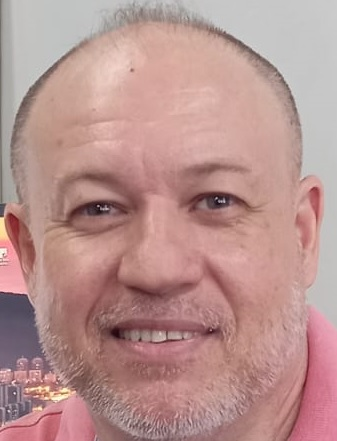
#> input picture fontesImagens/Alexandro_001.jpeg, 337 x 441 px, given in place of the camera
$ python VisaoComputacional_OpenCV_Exemplo_194.py
#> lines starting #> are read from the running program, lines starting #| are printed output that depends on the picture; after the words box and inside, x2 and y2 are one past the last pixel; in counts of white or black regions, pixels touching at a corner belong together
import cv2
import numpy as np

# capturing video through webcam

cap = cv2.VideoCapture(0)
if not cap.isOpened():
    print("Cannot open camera")
    exit()
#cap = cv2.VideoCapture('Video_Curso_004.mp4')
while(1):
    _, img = cap.read()
#> img is the input picture: shape (441, 337, 3); mean B, G, R 143.4, 146.7, 184.7

    # converting frame(img == BGR) to HSV(hue-saturation-value)

    hsv = cv2.cvtColor(img, cv2.COLOR_BGR2HSV)
#> hsv: shape (441, 337, 3); mean H, S, V 33.5, 60.3, 184.9

    # red color

    red_lower = np.array([136,87,111],np.uint8)
    red_upper = np.array([180,255,255],np.uint8)

    # blue color

    blue_lower = np.array([99,115,150],np.uint8)
    blue_upper = np.array([110,255,255],np.uint8)

    # yellow color

    yellow_lower = np.array([23,93,0],np.uint8)
    yellow_upper = np.array([45,255,255],np.uint8)

    # white color

    white_lower = np.array([0,0,200],np.uint8)
    white_upper = np.array([180,20,255],np.uint8)

    # black color

    black_lower = np.array([0,0,0],np.uint8)
    black_upper = np.array([180,255,30],np.uint8)

    # all color together

    red = cv2.inRange(hsv, red_lower, red_upper)
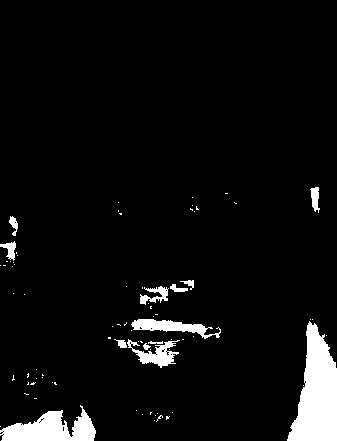
#> red: shape (441, 337); 5.5% white; 78 white regions (65 under 20 px), largest, box (x1, y1, x2, y2) and area: (287, 321, 337, 441) 3738, (0, 405, 96, 441) 1936, (131, 319, 221, 339) 770
    blue = cv2.inRange(hsv, blue_lower, blue_upper)
#> blue: shape (441, 337); every value is 0
    yellow = cv2.inRange(hsv, yellow_lower, yellow_upper)
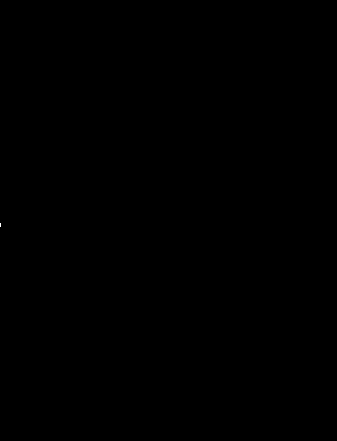
#> yellow: shape (441, 337); 0% white in thin lines or dots, all inside (x1, y1, x2, y2) = (0, 223, 1, 227)
    white = cv2.inRange(hsv, white_lower, white_upper)
#> white: shape (441, 337); 1.9% white; 86 white regions (77 under 20 px), largest, box (x1, y1, x2, y2) and area: (288, 0, 337, 92) 1560, (212, 16, 299, 98) 702, (244, 8, 260, 20) 83
    black = cv2.inRange(hsv, black_lower, black_upper)
#> black: shape (441, 337); 0% white in thin lines or dots, all inside (x1, y1, x2, y2) = (99, 200, 220, 211)

    # Morphological Transform, Dilation

    kernal = np.ones((5, 5), "uint8")

    red = cv2.dilate(red, kernal)
#> red: shape (441, 337); 8.6% white; 27 white regions, largest, box (x1, y1, x2, y2) and area: (285, 317, 337, 441) 4239, (0, 403, 98, 441) 2445, (106, 335, 186, 370) 1537
    res_red = cv2.bitwise_and(img, img, mask = red)
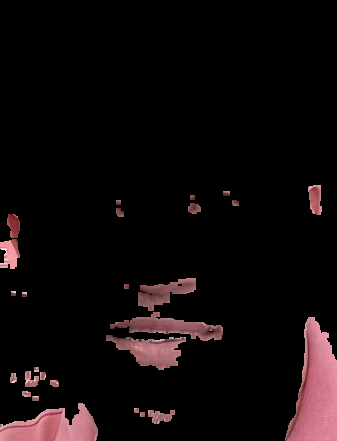
#> res_red: shape (441, 337, 3); mean B, G, R 10.4, 9.6, 15.5

    blue = cv2.dilate(blue, kernal)
    res_blue = cv2.bitwise_and(img, img, mask = blue)
#> res_blue: shape (441, 337, 3); every value is 0

    yellow = cv2.dilate(yellow, kernal)
#> yellow: shape (441, 337); 0.02% white; 1 white region, box (x1, y1, x2, y2) and area: (0, 221, 3, 229) 24
    res_yellow = cv2.bitwise_and(img, img, mask = yellow)

    white = cv2.dilate(white, kernal)
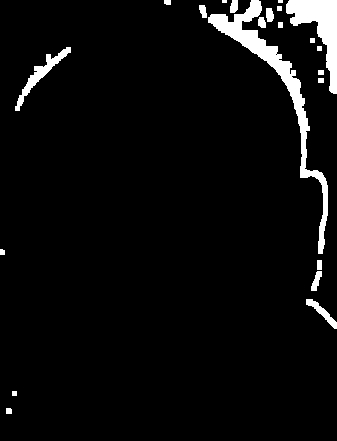
#> white: shape (441, 337); 4.7% white; 22 white regions (2 under 20 px), largest, box (x1, y1, x2, y2) and area: (208, 0, 328, 254) 3303, (286, 0, 337, 94) 1940, (15, 47, 71, 111) 641
    res_white = cv2.bitwise_and(img, img, mask = white)
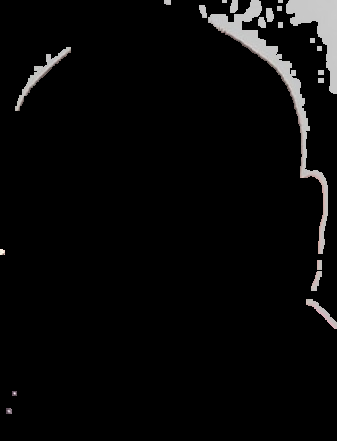
#> res_white: shape (441, 337, 3); mean B, G, R 8.9, 8.9, 9.1

    black = cv2.dilate(black, kernal)
#> black: shape (441, 337); 0.06% white; 2 white regions
    res_black = cv2.bitwise_and(img, img, mask = black)

    # Tracking red
    contours, hierarchy = cv2.findContours(red, cv2.RETR_TREE, cv2.CHAIN_APPROX_SIMPLE)
#> contours = 31 contours, 12 with area under 20; largest, box (x1, y1, x2, y2) and area: (285, 317, 337, 441) 4080, (0, 403, 98, 441) 2312, (106, 335, 186, 370) 1426, (110, 312, 223, 341) 1402, (138, 278, 196, 311) 926
    for pic, contour in enumerate(contours):
        area = cv2.contourArea(contour)
        if(area > 300):
            x, y, w, h = cv2.boundingRect(contour)
            img = cv2.rectangle(img, (x, y), (x + w, y + h), (0, 0, 255), 2)
            cv2.putText(img, "VERMELHO: ", (x, y), cv2.FONT_HERSHEY_SIMPLEX, 0.7, (0, 0, 255))
#> this loop made 31 passes
#> (area, x, y, w, h) on passes 4, 12, 13, 14, 19, 23: (2312, 0, 403, 98, 38), (1426, 106, 335, 80, 35), (4080, 285, 317, 52, 124), (1402.5, 110, 312, 113, 29), (926.5, 138, 278, 58, 33), (383, 0, 239, 20, 30)
#> area on passes 2, 6, 7, 8, 9, 10: 199.5, 36, 42.5, 45.5, 33, 128.5
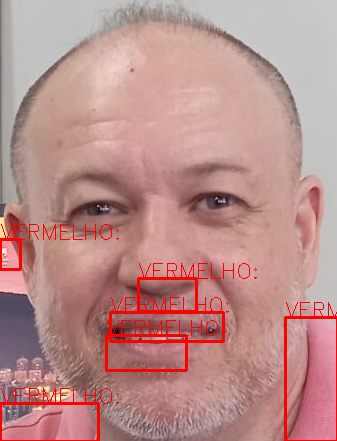
#> img: shape (441, 337, 3); 3.36% of pixels changed, all inside (x1, y1, x2, y2) = (0, 224, 337, 441)

    # Tracking blue
    contours, hierarchy = cv2.findContours(blue, cv2.RETR_TREE, cv2.CHAIN_APPROX_SIMPLE)
#> contours = []
    for pic, contour in enumerate(contours):
        area = cv2.contourArea(contour)
        if(area > 300):
            x, y, w, h = cv2.boundingRect(contour)
            img = cv2.rectangle(img, (x, y), (x + w, y + h), (255, 0, 0), 2)
            cv2.putText(img, "AZUL: ", (x, y), cv2.FONT_HERSHEY_SIMPLEX, 0.7, (255, 0, 0))
#> this loop made 0 passes


    # Tracking yellow
    contours, hierarchy = cv2.findContours(yellow, cv2.RETR_TREE, cv2.CHAIN_APPROX_SIMPLE)
#> contours = [[[0, 221], [0, 228], [2, 228], [2, 221]]]
    for pic, contour in enumerate(contours):
        area = cv2.contourArea(contour)
        if(area > 300):
            x, y, w, h = cv2.boundingRect(contour)
            img = cv2.rectangle(img, (x, y), (x + w, y + h), (0, 255, 0), 2)
            cv2.putText(img, "AMARELO: ", (x, y), cv2.FONT_HERSHEY_SIMPLEX, 1.0, (0, 255, 0))
#> this loop made 1 pass
#> (pic, contour, area) on pass 1: (0, [[0, 221], [0, 228], [2, 228], [2, 221]], 14)

    # Tracking white
    #contours, hierarchy = cv2.findContours(white, cv2.RETR_TREE, cv2.CHAIN_APPROX_SIMPLE)
    contours, hierarchy = cv2.findContours(white, cv2.RETR_EXTERNAL, cv2.CHAIN_APPROX_SIMPLE)
#> contours = 22 contours, 7 with area under 20; largest, box (x1, y1, x2, y2) and area: (208, 0, 328, 254) 2946, (286, 0, 337, 94) 1798, (15, 47, 71, 111) 544, (306, 299, 337, 329) 216, (311, 271, 322, 291) 96
    for pic, contour in enumerate(contours):
        area = cv2.contourArea(contour)
        if(area > 300):
            x, y, w, h = cv2.boundingRect(contour)
            img = cv2.rectangle(img, (x, y), (x + w, y + h), (255, 255, 255), 2)
            cv2.putText(img, "BRANCO: ", (x, y), cv2.FONT_HERSHEY_SIMPLEX, 1.0, (255, 255, 255))
#> this loop made 22 passes
#> (area, x, y, w, h) on passes 9, 17, 19: (543.5, 15, 47, 56, 64), (1797.5, 286, 0, 51, 94), (2946, 208, 0, 120, 254)
#> area on passes 1, 3, 4, 13, 14, 16: 24.5, 216, 95.5, 57.5, 76.5, 59.5
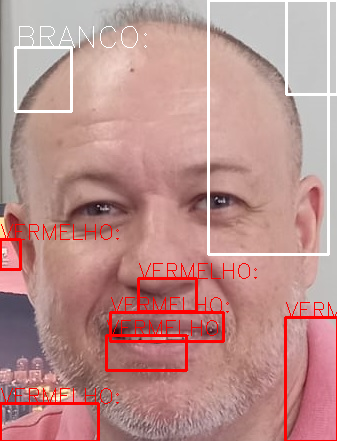
#> img: shape (441, 337, 3); 2.49% of pixels changed, all inside (x1, y1, x2, y2) = (14, 0, 337, 256)

    # Tracking black
    contours, hierarchy = cv2.findContours(black, cv2.RETR_TREE, cv2.CHAIN_APPROX_SIMPLE)
#> contours = 2 contours; box (x1, y1, x2, y2) and area: (214, 198, 222, 206) 38, (97, 206, 102, 213) 24
    for pic, contour in enumerate(contours):
        area = cv2.contourArea(contour)
        if(area > 300):
            x, y, w, h = cv2.boundingRect(contour)
            img = cv2.rectangle(img, (x, y), (x + w, y + h), (0, 0, 0), 2)
            cv2.putText(img, "PRETO: ", (x, y), cv2.FONT_HERSHEY_SIMPLEX, 0.7, (0, 0, 0))
#> this loop made 2 passes
#> (pic, contour, area) on pass 1: (0, [[97, 206], [97, 212], [101, 212], [101, 206]], 24)
#> (pic, area) on pass 2: (1, 38)

    cv2.imshow("Color Tracking", img)
    if cv2.waitKey(10) & 0xFF == ord('q'):
#> (key q is pressed here)
        cap.release()
        cv2.destroyAllWindows()
        break
